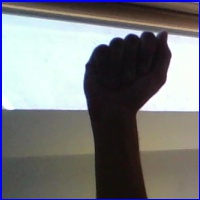
#> input picture data/fist_1.jpg, 200 x 200 px, given in place of the camera
$ python Claser.py
#> lines starting #> are read from the running program, lines starting #| are printed output that depends on the picture; after the words box and inside, x2 and y2 are one past the last pixel; in counts of white or black regions, pixels touching at a corner belong together
# import the necessary packages
from collections import deque
import numpy as np
import cv2
import imutils

# construct the argument parse and parse the arguments

# define the lower and upper boundaries of the "green"
# list of tracked points
import socket
# [8 lines of commented-out code are left out]
listpoints = []
# [7 lines of commented-out code are left out]
greenLower = np.array([0,100,100])
greenUpper = np.array([20,255,255])
pts = deque(maxlen=300)
# if a video path was not supplied, grab the reference
# to the webcam

# otherwise, grab a reference to the video file
vs = cv2.VideoCapture(0)
# allow the camera or video file to warm up
pointslist = []
# keep looping

while vs.isOpened():
    # grab the current frame
    frame = vs.read()
    # handle the frame from VideoCapture or VideoStream
    frame = frame[1]
#> frame is the input picture: shape (200, 200, 3); mean B, G, R 123.9, 121.8, 120.8
    # if we are viewing a video and we did not grab a frame,
    # then we have reached the end of the video
    if frame is None:
        center = [-1, -1]
        msg = center
        print(msg)
        # Data1 = str.encode(str(center))
        # conn.send(Data1)
        break
    # resize the frame, blur it, and convert it to the HSV
    # color space
    frame = imutils.resize(frame, width=600)
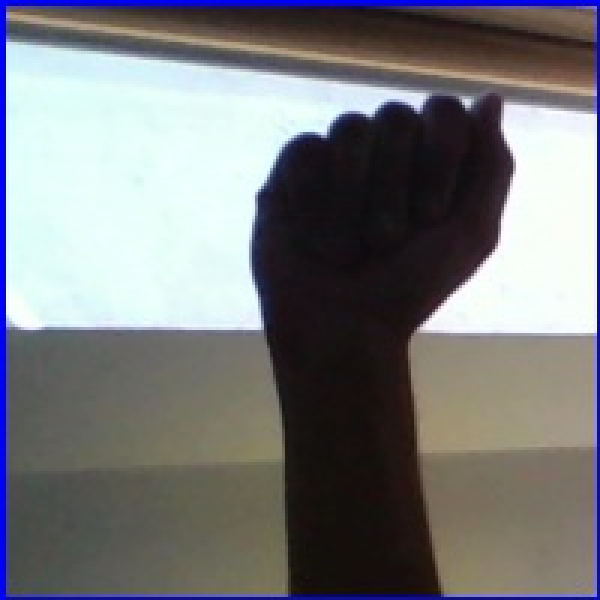
#> frame: shape (600, 600, 3); mean B, G, R 123.9, 121.8, 120.8
    blurred = cv2.GaussianBlur(frame, (11, 11), 0)
    hsv = cv2.cvtColor(blurred, cv2.COLOR_BGR2HSV)
#> hsv: shape (600, 600, 3); mean H, S, V 67.9, 53.6, 133.9
    # construct a mask for the color "black", then perform
    # a series of dilations and erosions to remove any small
    # blobs left in the mask
    mask = cv2.inRange(hsv, greenLower, greenUpper)
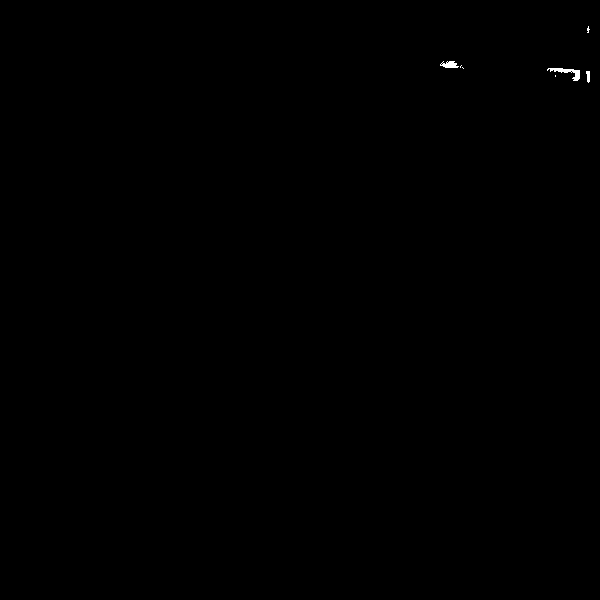
#> mask: shape (600, 600); 0.08% white; 7 white regions (4 under 20 px), largest, box (x1, y1, x2, y2) and area: (547, 68, 580, 81) 153, (440, 61, 459, 68) 91, (586, 71, 590, 83) 37
    mask = cv2.erode(mask, None, iterations=2)
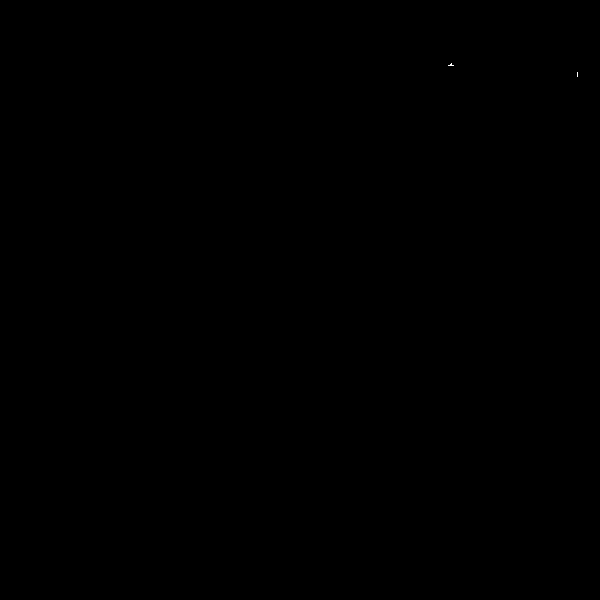
#> mask: shape (600, 600); 0% white in thin lines or dots, all inside (x1, y1, x2, y2) = (448, 63, 578, 77)
    mask = cv2.dilate(mask, None, iterations=2)
#> mask: shape (600, 600); 0.03% white; 2 white regions
    # find contours in the mask and initialize the current
    # (x, y) center of the ball
    cnts = cv2.findContours(mask.copy(), cv2.RETR_EXTERNAL,
                            cv2.CHAIN_APPROX_SIMPLE)
#> cnts = 2 contours; box (x1, y1, x2, y2) and area: (446, 61, 456, 68) 46, (575, 70, 580, 79) 32
    cnts = imutils.grab_contours(cnts)
    center = None
    # only proceed if at least one contour was found
    if len(cnts) > 0:
        c = max(cnts, key=cv2.contourArea)
#> c = contour of 9 points, box (x1, y1, x2, y2) (446, 61, 456, 68), area 46
        ((x, y), radius) = cv2.minEnclosingCircle(c)
#> x = 450.5; y = 65; radius = 4.92
        M = cv2.moments(c)
#> M = moments, m00 46.5, centre m10/m00, m01/m00 = (450.5, 64.34)
        center = (int(M["m10"] / M["m00"]), int(M["m01"] / M["m00"]))
#> center = (450, 64)
        listpoints.append(center[0])
        listpoints.append(center[1])
        print(listpoints)
#| [450, 64]
        msg = listpoints
#> msg = [450, 64]
        print(msg)
#| [450, 64]
        # Data1 = str.encode(str(msg))
        # conn.send(Data1)
        listpoints=[]
        pointslist.append(center)
        if radius > 10:
            cv2.circle(frame, (int(x), int(y)), int(radius),
                       (0, 255, 255), 2)
        pts.appendleft(center)
        # loop over the set of tracked points
        for i in range(1, len(pts)):

            if pts[i - 1] is None or pts[i] is None:
                continue

            thickness = int(np.sqrt(300 / float(i + 1)) * 2.5)

        cv2.imshow('display',frame)
        key = cv2.waitKey(1) & 0xFF
#> (key q is pressed here)
        # if the 'q' key is pressed, stop the loop
        if key == ord("q"):
            break

vs.release()
# close all windows
cv2.destroyAllWindows()

$ run again, on data/fist_2.jpg
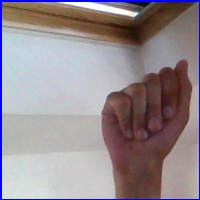
#> input picture data/fist_2.jpg, 200 x 200 px, given in place of the camera
#> frame is the input picture: shape (200, 200, 3); mean B, G, R 144.6, 139.3, 150
#> hsv: shape (600, 600, 3); mean H, S, V 73.1, 53.8, 160.5
#> `mask = cv2.dilate(mask, None, iterations=2)`:
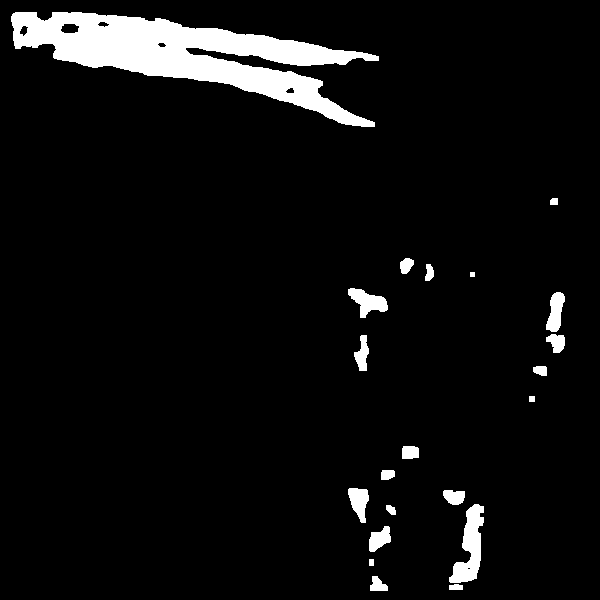
#> mask: shape (600, 600); 6% white; 21 white regions
#> cnts = 21 contours, 1 with area under 20; largest, box (x1, y1, x2, y2) and area: (11, 12, 379, 127) 15786, (449, 504, 484, 583) 1278, (348, 288, 388, 318) 574, (546, 292, 565, 332) 441, (348, 488, 369, 523) 426
#> c = contour of 464 points, box (x1, y1, x2, y2) (11, 12, 379, 127), area 15786
#> x = 192.5; y = 71; radius = 189.7
#> M = moments, m00 15785.5, centre m10/m00, m01/m00 = (185.9, 54.1)
#> center = (185, 54)
#| [185, 54]
#> msg = [185, 54]
#| [185, 54]
#> `cv2.circle(frame, (int(x), int(y)), int(radius), (0, 255, 255), 2)`:
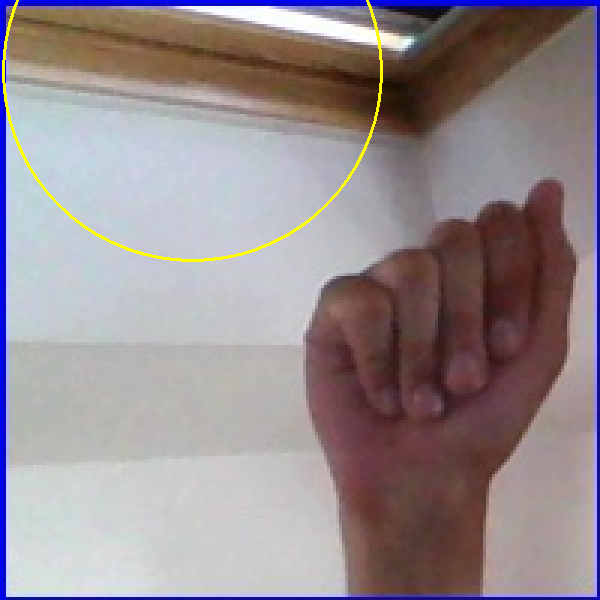
#> frame: shape (600, 600, 3); mean B, G, R 143.6, 139.9, 150.7

$ run again, on data/fist_3.jpg
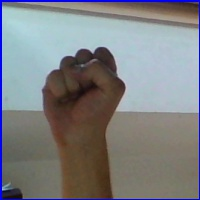
#> input picture data/fist_3.jpg, 200 x 200 px, given in place of the camera
#> frame is the input picture: shape (200, 200, 3); mean B, G, R 131.2, 128.6, 126.9
#> hsv: shape (600, 600, 3); mean H, S, V 57.1, 59, 144.6
#> `mask = cv2.dilate(mask, None, iterations=2)`:
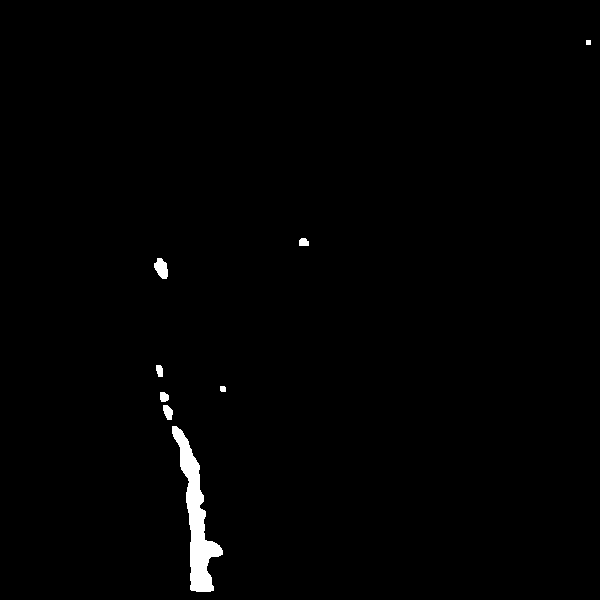
#> mask: shape (600, 600); 0.95% white; 8 white regions
#> cnts = 8 contours, 1 with area under 20; largest, box (x1, y1, x2, y2) and area: (172, 426, 223, 592) 2626, (154, 258, 168, 279) 180, (163, 405, 173, 420) 90, (160, 392, 169, 402) 61, (156, 365, 163, 377) 55, (299, 238, 309, 246) 55, (220, 386, 226, 392) 24
#> c = contour of 144 points, box (x1, y1, x2, y2) (172, 426, 223, 592), area 2626
#> x = 191; y = 508.5; radius = 84.66
#> M = moments, m00 2626.5, centre m10/m00, m01/m00 = (195.8, 519)
#> center = (195, 519)
#| [195, 519]
#> msg = [195, 519]
#| [195, 519]
#> `cv2.circle(frame, (int(x), int(y)), int(radius), (0, 255, 255), 2)`:
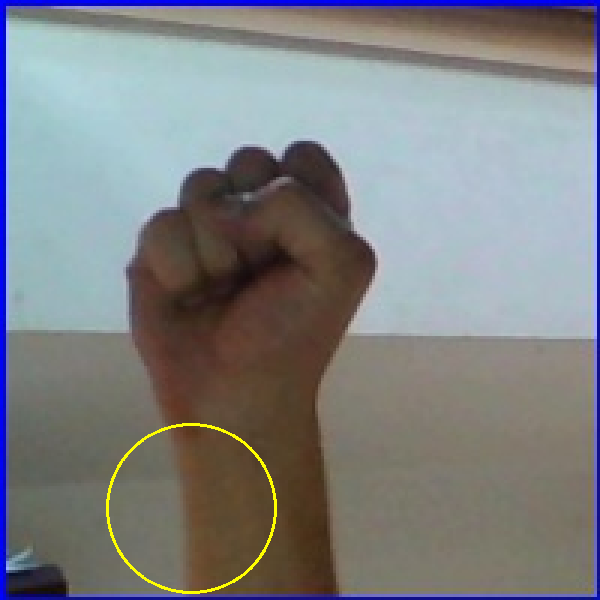
#> frame: shape (600, 600, 3); mean B, G, R 130.9, 129.4, 127.6

$ run again, on data/three_1.jpg
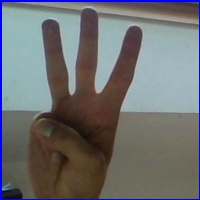
#> input picture data/three_1.jpg, 200 x 200 px, given in place of the camera
#> frame is the input picture: shape (200, 200, 3); mean B, G, R 112.6, 111.8, 110.6
#> `frame = imutils.resize(frame, width=600)`:
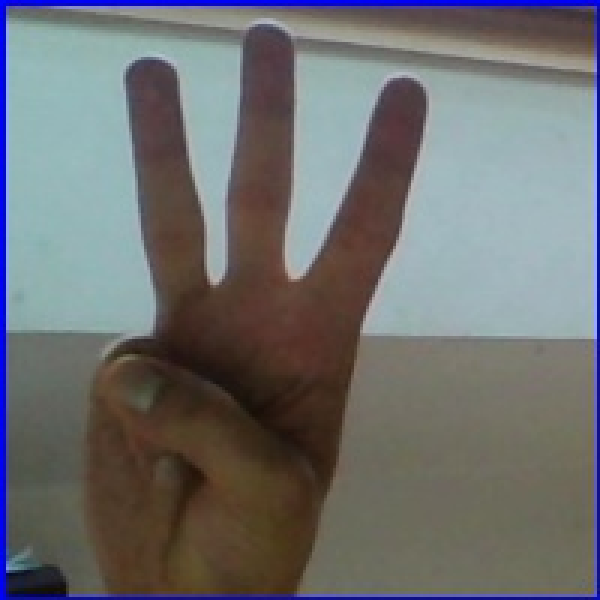
#> frame: shape (600, 600, 3); mean B, G, R 112.6, 111.8, 110.6
#> hsv: shape (600, 600, 3); mean H, S, V 57.6, 64.8, 126.4
#> cnts = 2 contours; box (x1, y1, x2, y2) and area: (242, 210, 254, 238) 216, (269, 240, 275, 248) 33
#> c = contour of 20 points, box (x1, y1, x2, y2) (242, 210, 254, 238), area 216
#> x = 246; y = 223.5; radius = 13.83
#> M = moments, m00 215.5, centre m10/m00, m01/m00 = (247, 223.1)
#> center = (246, 223)
#| [246, 223]
#> msg = [246, 223]
#| [246, 223]
#> `cv2.circle(frame, (int(x), int(y)), int(radius), (0, 255, 255), 2)`:
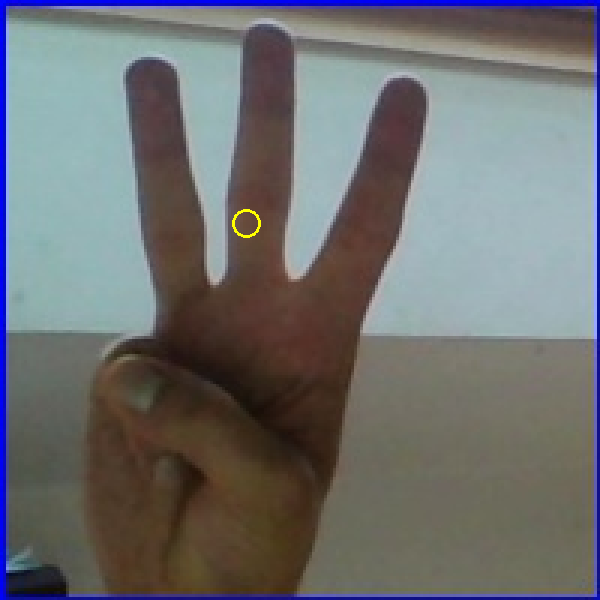
#> frame: shape (600, 600, 3); 0.06% of pixels changed, all inside (x1, y1, x2, y2) = (232, 209, 261, 238)
